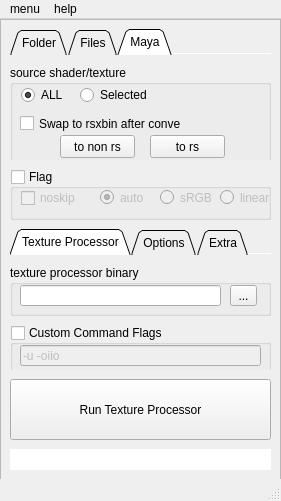
<?xml version="1.0" encoding="UTF-8"?>
<ui version="4.0">
 <class>MainWindow</class>
 <widget class="QMainWindow" name="MainWindow">
  <property name="geometry">
   <rect>
    <x>0</x>
    <y>0</y>
    <width>281</width>
    <height>501</height>
   </rect>
  </property>
  <property name="windowTitle">
   <string>Redshift Convert Texture</string>
  </property>
  <widget class="QWidget" name="centralwidget">
   <widget class="QFrame" name="frame">
    <property name="geometry">
     <rect>
      <x>0</x>
      <y>0</y>
      <width>281</width>
      <height>461</height>
     </rect>
    </property>
    <property name="autoFillBackground">
     <bool>true</bool>
    </property>
    <property name="frameShape">
     <enum>QFrame::StyledPanel</enum>
    </property>
    <property name="frameShadow">
     <enum>QFrame::Raised</enum>
    </property>
    <widget class="QPushButton" name="pB_doMakeTx">
     <property name="geometry">
      <rect>
       <x>10</x>
       <y>360</y>
       <width>261</width>
       <height>61</height>
      </rect>
     </property>
     <property name="acceptDrops">
      <bool>true</bool>
     </property>
     <property name="text">
      <string>Run Texture Processor</string>
     </property>
     <property name="flat">
      <bool>false</bool>
     </property>
    </widget>
    <widget class="QLineEdit" name="lE_log">
     <property name="enabled">
      <bool>true</bool>
     </property>
     <property name="geometry">
      <rect>
       <x>10</x>
       <y>430</y>
       <width>261</width>
       <height>21</height>
      </rect>
     </property>
     <property name="acceptDrops">
      <bool>false</bool>
     </property>
     <property name="autoFillBackground">
      <bool>false</bool>
     </property>
     <property name="frame">
      <bool>false</bool>
     </property>
     <property name="readOnly">
      <bool>true</bool>
     </property>
    </widget>
    <widget class="QGroupBox" name="gB_overwrite">
     <property name="geometry">
      <rect>
       <x>10</x>
       <y>150</y>
       <width>261</width>
       <height>51</height>
      </rect>
     </property>
     <property name="title">
      <string>Flag</string>
     </property>
     <property name="checkable">
      <bool>true</bool>
     </property>
     <property name="checked">
      <bool>false</bool>
     </property>
     <widget class="QCheckBox" name="cB_overwrite">
      <property name="geometry">
       <rect>
        <x>11</x>
        <y>19</y>
        <width>61</width>
        <height>20</height>
       </rect>
      </property>
      <property name="text">
       <string>noskip</string>
      </property>
     </widget>
     <widget class="QRadioButton" name="radioButton">
      <property name="geometry">
       <rect>
        <x>90</x>
        <y>20</y>
        <width>51</width>
        <height>17</height>
       </rect>
      </property>
      <property name="text">
       <string>auto</string>
      </property>
      <property name="checked">
       <bool>true</bool>
      </property>
     </widget>
     <widget class="QRadioButton" name="radioButton_2">
      <property name="geometry">
       <rect>
        <x>150</x>
        <y>20</y>
        <width>51</width>
        <height>17</height>
       </rect>
      </property>
      <property name="text">
       <string>sRGB</string>
      </property>
     </widget>
     <widget class="QRadioButton" name="radioButton_3">
      <property name="geometry">
       <rect>
        <x>210</x>
        <y>20</y>
        <width>51</width>
        <height>17</height>
       </rect>
      </property>
      <property name="text">
       <string>linear</string>
      </property>
     </widget>
    </widget>
    <widget class="QTabWidget" name="tabWid">
     <property name="enabled">
      <bool>true</bool>
     </property>
     <property name="geometry">
      <rect>
       <x>10</x>
       <y>10</y>
       <width>261</width>
       <height>131</height>
      </rect>
     </property>
     <property name="minimumSize">
      <size>
       <width>0</width>
       <height>0</height>
      </size>
     </property>
     <property name="tabShape">
      <enum>QTabWidget::Triangular</enum>
     </property>
     <property name="currentIndex">
      <number>2</number>
     </property>
     <property name="elideMode">
      <enum>Qt::ElideNone</enum>
     </property>
     <property name="documentMode">
      <bool>true</bool>
     </property>
     <widget class="QWidget" name="tabWid_folder">
      <attribute name="title">
       <string>Folder</string>
      </attribute>
      <widget class="QGroupBox" name="gB_srouceFolder">
       <property name="geometry">
        <rect>
         <x>0</x>
         <y>10</y>
         <width>261</width>
         <height>101</height>
        </rect>
       </property>
       <property name="title">
        <string>source folder</string>
       </property>
       <widget class="QComboBox" name="cmB_sourceDirPath">
        <property name="geometry">
         <rect>
          <x>10</x>
          <y>20</y>
          <width>201</width>
          <height>21</height>
         </rect>
        </property>
        <property name="acceptDrops">
         <bool>true</bool>
        </property>
        <property name="editable">
         <bool>false</bool>
        </property>
        <property name="insertPolicy">
         <enum>QComboBox::InsertAtBottom</enum>
        </property>
        <property name="duplicatesEnabled">
         <bool>false</bool>
        </property>
       </widget>
       <widget class="QToolButton" name="tB_sourceDirBrowse">
        <property name="geometry">
         <rect>
          <x>220</x>
          <y>20</y>
          <width>27</width>
          <height>21</height>
         </rect>
        </property>
        <property name="text">
         <string>...</string>
        </property>
       </widget>
       <widget class="QRadioButton" name="cB_convertAll">
        <property name="geometry">
         <rect>
          <x>10</x>
          <y>80</y>
          <width>198</width>
          <height>17</height>
         </rect>
        </property>
        <property name="text">
         <string>Including All Sub Folders</string>
        </property>
        <property name="checked">
         <bool>false</bool>
        </property>
       </widget>
       <widget class="QRadioButton" name="cB_subFolder">
        <property name="geometry">
         <rect>
          <x>10</x>
          <y>50</y>
          <width>121</width>
          <height>20</height>
         </rect>
        </property>
        <property name="text">
         <string>Sub-Folder Level</string>
        </property>
        <property name="checked">
         <bool>true</bool>
        </property>
       </widget>
       <widget class="QSpinBox" name="sB_subLevel">
        <property name="geometry">
         <rect>
          <x>140</x>
          <y>50</y>
          <width>53</width>
          <height>22</height>
         </rect>
        </property>
        <property name="minimum">
         <number>0</number>
        </property>
        <property name="maximum">
         <number>1000</number>
        </property>
        <property name="value">
         <number>0</number>
        </property>
       </widget>
      </widget>
     </widget>
     <widget class="QWidget" name="tabWid_files">
      <attribute name="title">
       <string>Files</string>
      </attribute>
      <widget class="QGroupBox" name="gB_sourceFiles">
       <property name="geometry">
        <rect>
         <x>0</x>
         <y>10</y>
         <width>261</width>
         <height>101</height>
        </rect>
       </property>
       <property name="title">
        <string>source files</string>
       </property>
       <widget class="QToolButton" name="tB_sourceFileBrowse">
        <property name="geometry">
         <rect>
          <x>220</x>
          <y>70</y>
          <width>27</width>
          <height>21</height>
         </rect>
        </property>
        <property name="text">
         <string>...</string>
        </property>
       </widget>
       <widget class="QToolButton" name="tB_clearList">
        <property name="geometry">
         <rect>
          <x>220</x>
          <y>20</y>
          <width>27</width>
          <height>21</height>
         </rect>
        </property>
        <property name="text">
         <string>c</string>
        </property>
       </widget>
       <widget class="QToolButton" name="tB_removeSel">
        <property name="geometry">
         <rect>
          <x>220</x>
          <y>40</y>
          <width>27</width>
          <height>21</height>
         </rect>
        </property>
        <property name="text">
         <string>-</string>
        </property>
       </widget>
       <widget class="QListWidget" name="lW_sourceFiles">
        <property name="geometry">
         <rect>
          <x>10</x>
          <y>20</y>
          <width>201</width>
          <height>71</height>
         </rect>
        </property>
        <property name="selectionMode">
         <enum>QAbstractItemView::MultiSelection</enum>
        </property>
       </widget>
      </widget>
     </widget>
     <widget class="QWidget" name="tabWid_maya">
      <property name="enabled">
       <bool>true</bool>
      </property>
      <attribute name="title">
       <string>Maya</string>
      </attribute>
      <widget class="QGroupBox" name="gB_sourceShd">
       <property name="geometry">
        <rect>
         <x>0</x>
         <y>10</y>
         <width>261</width>
         <height>101</height>
        </rect>
       </property>
       <property name="minimumSize">
        <size>
         <width>0</width>
         <height>0</height>
        </size>
       </property>
       <property name="title">
        <string>source shader/texture</string>
       </property>
       <property name="flat">
        <bool>false</bool>
       </property>
       <widget class="QRadioButton" name="rB_allShd">
        <property name="geometry">
         <rect>
          <x>11</x>
          <y>20</y>
          <width>46</width>
          <height>20</height>
         </rect>
        </property>
        <property name="text">
         <string>ALL</string>
        </property>
        <property name="checked">
         <bool>true</bool>
        </property>
       </widget>
       <widget class="QRadioButton" name="rB_selectedShd">
        <property name="geometry">
         <rect>
          <x>70</x>
          <y>20</y>
          <width>98</width>
          <height>20</height>
         </rect>
        </property>
        <property name="text">
         <string>Selected</string>
        </property>
       </widget>
       <widget class="QCheckBox" name="cB_swapToRS">
        <property name="geometry">
         <rect>
          <x>10</x>
          <y>50</y>
          <width>161</width>
          <height>17</height>
         </rect>
        </property>
        <property name="text">
         <string>Swap to rsxbin after convert</string>
        </property>
       </widget>
       <widget class="QPushButton" name="pB_toNonRS">
        <property name="geometry">
         <rect>
          <x>50</x>
          <y>70</y>
          <width>75</width>
          <height>23</height>
         </rect>
        </property>
        <property name="text">
         <string>to non rs</string>
        </property>
       </widget>
       <widget class="QPushButton" name="pB_toRS">
        <property name="geometry">
         <rect>
          <x>140</x>
          <y>70</y>
          <width>75</width>
          <height>23</height>
         </rect>
        </property>
        <property name="text">
         <string>to rs</string>
        </property>
       </widget>
      </widget>
     </widget>
    </widget>
    <widget class="QTabWidget" name="tabWid_options">
     <property name="enabled">
      <bool>true</bool>
     </property>
     <property name="geometry">
      <rect>
       <x>10</x>
       <y>210</y>
       <width>261</width>
       <height>141</height>
      </rect>
     </property>
     <property name="tabPosition">
      <enum>QTabWidget::North</enum>
     </property>
     <property name="tabShape">
      <enum>QTabWidget::Triangular</enum>
     </property>
     <property name="currentIndex">
      <number>0</number>
     </property>
     <property name="elideMode">
      <enum>Qt::ElideNone</enum>
     </property>
     <property name="documentMode">
      <bool>true</bool>
     </property>
     <widget class="QWidget" name="tabWid_makeTx">
      <attribute name="title">
       <string>Texture Processor</string>
      </attribute>
      <widget class="QGroupBox" name="gB_makeTxBinary">
       <property name="geometry">
        <rect>
         <x>0</x>
         <y>10</y>
         <width>261</width>
         <height>51</height>
        </rect>
       </property>
       <property name="title">
        <string>texture processor binary</string>
       </property>
       <widget class="QToolButton" name="tB_sourceCmbBrowse">
        <property name="geometry">
         <rect>
          <x>220</x>
          <y>20</y>
          <width>27</width>
          <height>21</height>
         </rect>
        </property>
        <property name="text">
         <string>...</string>
        </property>
       </widget>
       <widget class="QLineEdit" name="lE_cmdPath">
        <property name="geometry">
         <rect>
          <x>10</x>
          <y>20</y>
          <width>201</width>
          <height>21</height>
         </rect>
        </property>
        <property name="readOnly">
         <bool>true</bool>
        </property>
       </widget>
      </widget>
      <widget class="QGroupBox" name="gB_commandFlags">
       <property name="geometry">
        <rect>
         <x>0</x>
         <y>70</y>
         <width>261</width>
         <height>51</height>
        </rect>
       </property>
       <property name="title">
        <string>Custom Command Flags</string>
       </property>
       <property name="checkable">
        <bool>true</bool>
       </property>
       <property name="checked">
        <bool>false</bool>
       </property>
       <widget class="QLineEdit" name="lE_cmdFlag">
        <property name="geometry">
         <rect>
          <x>10</x>
          <y>20</y>
          <width>241</width>
          <height>21</height>
         </rect>
        </property>
        <property name="text">
         <string>-u -oiio</string>
        </property>
       </widget>
      </widget>
     </widget>
     <widget class="QWidget" name="tabWid_option">
      <attribute name="title">
       <string>Options</string>
      </attribute>
      <widget class="QGroupBox" name="gB_saveTo">
       <property name="geometry">
        <rect>
         <x>0</x>
         <y>10</y>
         <width>261</width>
         <height>51</height>
        </rect>
       </property>
       <property name="title">
        <string>Different tx Destination</string>
       </property>
       <property name="flat">
        <bool>false</bool>
       </property>
       <property name="checkable">
        <bool>true</bool>
       </property>
       <property name="checked">
        <bool>false</bool>
       </property>
       <widget class="QComboBox" name="cmB_tarDirPath">
        <property name="geometry">
         <rect>
          <x>10</x>
          <y>20</y>
          <width>201</width>
          <height>21</height>
         </rect>
        </property>
        <property name="acceptDrops">
         <bool>true</bool>
        </property>
        <property name="editable">
         <bool>true</bool>
        </property>
        <property name="insertPolicy">
         <enum>QComboBox::InsertAtBottom</enum>
        </property>
        <property name="duplicatesEnabled">
         <bool>false</bool>
        </property>
       </widget>
       <widget class="QToolButton" name="tB_tarDirBrowse">
        <property name="geometry">
         <rect>
          <x>220</x>
          <y>20</y>
          <width>27</width>
          <height>21</height>
         </rect>
        </property>
        <property name="text">
         <string>...</string>
        </property>
       </widget>
      </widget>
      <widget class="QGroupBox" name="gB_imageFilter">
       <property name="enabled">
        <bool>true</bool>
       </property>
       <property name="geometry">
        <rect>
         <x>0</x>
         <y>70</y>
         <width>261</width>
         <height>51</height>
        </rect>
       </property>
       <property name="title">
        <string>Custom Filter for Browser</string>
       </property>
       <property name="checkable">
        <bool>true</bool>
       </property>
       <property name="checked">
        <bool>false</bool>
       </property>
       <widget class="QLineEdit" name="lE_imageFilter">
        <property name="geometry">
         <rect>
          <x>10</x>
          <y>20</y>
          <width>231</width>
          <height>21</height>
         </rect>
        </property>
        <property name="text">
         <string>jpg png bmp tif tga exr</string>
        </property>
       </widget>
      </widget>
     </widget>
     <widget class="QWidget" name="tabWid_filter">
      <attribute name="title">
       <string>Extra</string>
      </attribute>
      <widget class="QGroupBox" name="gB_extra">
       <property name="enabled">
        <bool>true</bool>
       </property>
       <property name="geometry">
        <rect>
         <x>0</x>
         <y>10</y>
         <width>261</width>
         <height>111</height>
        </rect>
       </property>
       <property name="title">
        <string>oiiotools</string>
       </property>
       <property name="checkable">
        <bool>true</bool>
       </property>
       <property name="checked">
        <bool>false</bool>
       </property>
       <widget class="QPushButton" name="pB_goOiio">
        <property name="geometry">
         <rect>
          <x>170</x>
          <y>20</y>
          <width>79</width>
          <height>41</height>
         </rect>
        </property>
        <property name="text">
         <string>go oiio</string>
        </property>
       </widget>
       <widget class="QLineEdit" name="lE_oiioFlag">
        <property name="geometry">
         <rect>
          <x>20</x>
          <y>70</y>
          <width>231</width>
          <height>21</height>
         </rect>
        </property>
        <property name="text">
         <string/>
        </property>
       </widget>
       <widget class="QLineEdit" name="lE_suffix">
        <property name="geometry">
         <rect>
          <x>60</x>
          <y>20</y>
          <width>101</width>
          <height>21</height>
         </rect>
        </property>
        <property name="text">
         <string/>
        </property>
       </widget>
       <widget class="QLabel" name="label_suffix">
        <property name="geometry">
         <rect>
          <x>20</x>
          <y>20</y>
          <width>51</width>
          <height>16</height>
         </rect>
        </property>
        <property name="text">
         <string>suffix</string>
        </property>
       </widget>
       <widget class="QLabel" name="label_oiioFlag">
        <property name="geometry">
         <rect>
          <x>20</x>
          <y>50</y>
          <width>121</width>
          <height>16</height>
         </rect>
        </property>
        <property name="text">
         <string>oiio command flags</string>
        </property>
       </widget>
      </widget>
     </widget>
    </widget>
   </widget>
  </widget>
  <widget class="QMenuBar" name="menubar">
   <property name="geometry">
    <rect>
     <x>0</x>
     <y>0</y>
     <width>281</width>
     <height>17</height>
    </rect>
   </property>
   <widget class="QMenu" name="menuMenu">
    <property name="title">
     <string>menu</string>
    </property>
    <addaction name="ac_confirm"/>
    <addaction name="ac_currentList"/>
    <addaction name="ac_createBatchFile"/>
    <addaction name="ac_quit"/>
   </widget>
   <widget class="QMenu" name="menuCmd">
    <property name="title">
     <string>help</string>
    </property>
    <addaction name="ac_aboutTextureProcessor"/>
    <addaction name="separator"/>
    <addaction name="ac_aboutMe"/>
   </widget>
   <addaction name="menuMenu"/>
   <addaction name="menuCmd"/>
  </widget>
  <widget class="QStatusBar" name="statusbar">
   <property name="sizeGripEnabled">
    <bool>true</bool>
   </property>
  </widget>
  <action name="ac_confirm">
   <property name="checkable">
    <bool>true</bool>
   </property>
   <property name="checked">
    <bool>true</bool>
   </property>
   <property name="text">
    <string> Confirmation</string>
   </property>
   <property name="menuRole">
    <enum>QAction::TextHeuristicRole</enum>
   </property>
  </action>
  <action name="ac_currentList">
   <property name="enabled">
    <bool>false</bool>
   </property>
   <property name="text">
    <string>Display List</string>
   </property>
  </action>
  <action name="ac_quit">
   <property name="text">
    <string>Quit</string>
   </property>
  </action>
  <action name="ac_createBatchFile">
   <property name="checkable">
    <bool>false</bool>
   </property>
   <property name="text">
    <string>Create Batch</string>
   </property>
  </action>
  <action name="ac_aboutTextureProcessor">
   <property name="text">
    <string>About TextureProcessor</string>
   </property>
  </action>
  <action name="ac_aboutMe">
   <property name="enabled">
    <bool>true</bool>
   </property>
   <property name="text">
    <string>About</string>
   </property>
  </action>
  <action name="ac_aboutOIIO">
   <property name="text">
    <string>About OIIO</string>
   </property>
  </action>
 </widget>
 <resources/>
 <connections/>
</ui>
